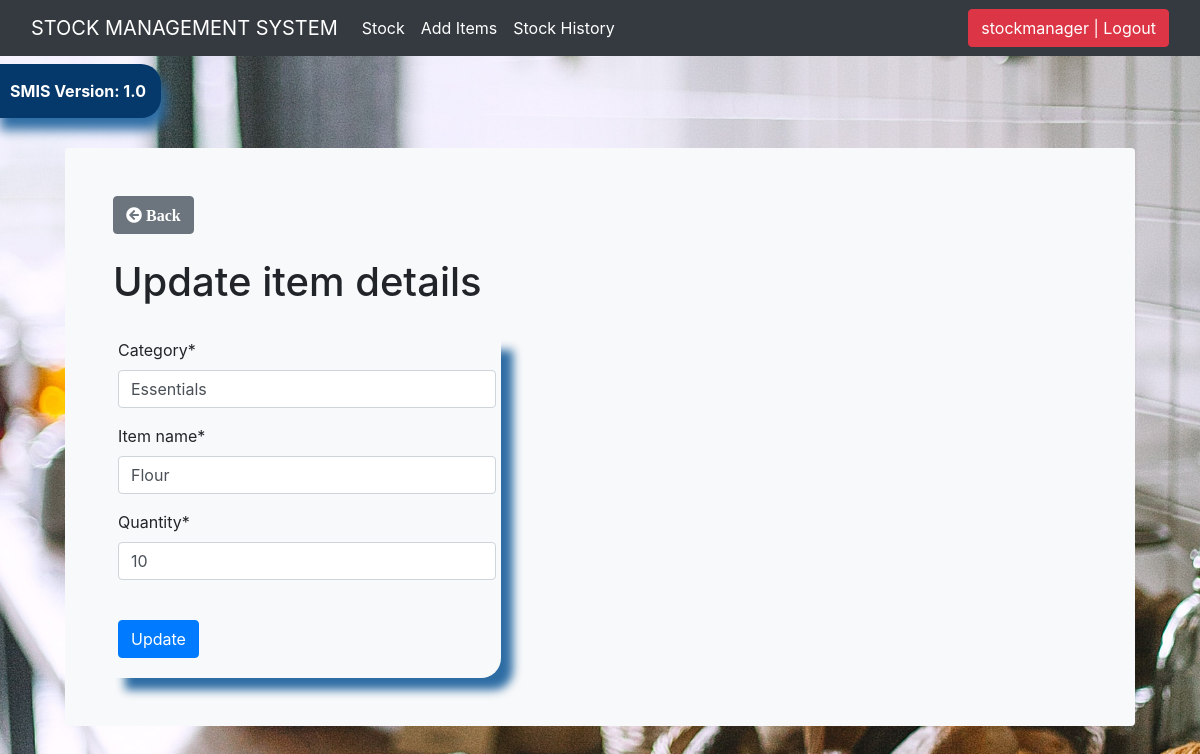
The page /update_items/1/ (signed in) on the database its author committed.
### stockmgmt/models.py (models this page shows, shortened)
class Stock(models.Model):
    category = models.ForeignKey(
        Category, max_length=50, null=True, on_delete=models.CASCADE)
    item_name = models.CharField(max_length=50, null=True)
    quantity = models.IntegerField(default='0', null=True)
    receive_quantity = models.IntegerField(
        default='0', blank=True, null=True)
    receive_by = models.CharField(max_length=50, blank=True, null=True)
    issue_quantity = models.IntegerField(
        default='0', blank=True, null=True)
    issue_by = models.CharField(max_length=50, blank=True, null=True)
    issue_to = models.CharField(max_length=50, blank=True, null=True)
    phone_number = models.CharField(max_length=50, blank=True, null=True)
    created_by = models.CharField(max_length=50, blank=True, null=True)
    reorder_level = models.IntegerField(default='0', blank=True, null=True)
    timestamp = models.DateTimeField(auto_now_add=True, null=True, blank=True)
    last_updated = models.DateTimeField(auto_now=True, null=True)
    export_to_CSV = models.BooleanField(default=False)

### stockmgmt/views.py (the view)
# urls.py: path('update_items/<str:pk>/', update_items, name="update_items"),
@login_required
def update_items(request, pk):
    title = 'Update item details'
    item = Stock.objects.get(id=pk)
    form = StockUpdateForm(instance=item)
    if request.method == 'POST':
        form = StockUpdateForm(request.POST or None, instance=item)
        if form.is_valid():
            form.save()
            return redirect('list_items')
    context = {
        'form': form,
        'title': title,
    }
    return render(request, 'update_item.html', context)

### stockmgmt/forms.py
class StockUpdateForm(forms.ModelForm):
    class Meta:
        model = Stock
        fields = ['category', 'item_name', 'quantity']

### stockmgmt/models.py (called while the page is built)
    def __str__(self):
        return self.name

### stockmgmt/templates/update_item.html (shortened to what this page needs)
{% extends 'base.html' %}
{% load static %}
{% load crispy_forms_tags %}
{% block content %}
<body>
    <main class="container">
        <div class="card-body">
            <div class="bg-light p-5 rounded">
                <div>
                    <a class="btn btn-secondary" href="{% url 'list_items' %}"><i class="fa fa-arrow-circle-left"
                            aria-hidden="true">
                            Back </i></a>
                </div>
                <br>
                <h1>{{ title }}</h1>
                <br>
                <div class="row">
                    <div class="col-sm-5">
                        <div class="display_table">
                            <form method='POST' action=''>
                                {{ form | crispy }}
                                <br>
                                <input class="btn btn-primary" type="submit" value='Update' />
                            </form>
                        </div>
                    </div>
                </div>
            </div>
        </div>
    </main>
</body>
{% endblock %}

### stockmgmt/templates/base.html (shortened to what this page needs)
{% load static %}
<!DOCTYPE html>
<html lang="en">
<head>
    <link rel="stylesheet" href="{% static 'css/style.css' %}">
    <link href="https://cdn.jsdelivr.net/npm/bootstrap@5.1.0/dist/css/bootstrap.min.css" rel="stylesheet"
>
    <link rel="stylesheet" href="https://stackpath.bootstrapcdn.com/bootstrap/4.4.1/css/bootstrap.min.css"
>
    <link rel="stylesheet" href="https://use.fontawesome.com/releases/v5.6.1/css/all.css"
>
    <link href="{% static 'js/jquery-ui-1.12.1.custom/jquery-ui.css' %}" rel="stylesheet">
    <link href="{% static 'js/jquery-ui-1.12.1.custom/jquery-ui.min.css' %}" rel="stylesheet">
    <link href="{% static 'js/jquery-ui-1.12.1.custom/jquery-ui.structure.css' %}" rel="stylesheet">
    <link href="{% static 'js/jquery-ui-1.12.1.custom/jquery-ui.structure.min.css' %}" rel="stylesheet">
    <link href="{% static 'js/jquery-ui-1.12.1.custom/jquery-ui.theme.css' %}" rel="stylesheet">
    <link href="{% static 'js/jquery-ui-1.12.1.custom/jquery-ui.theme.min.css' %}" rel="stylesheet">
    <link href="{% static 'js/nprogress/nprogress.css' %}" rel="stylesheet">
</head>
<nav class="navbar navbar-expand-lg navbar-dark bg-dark">
    <div class="container-fluid">
        <a class="navbar-brand" href="{% url 'home' %}">STOCK MANAGEMENT SYSTEM</a>
        <div class="collapse navbar-collapse" id="navbarSupportedContent">
            <ul class="navbar-nav me-auto mb-2 mb-lg-0">
                {% if request.user.is_authenticated %}
                <li class="nav-item">
                    <a class="nav-link active" href="{% url 'list_items' %}">Stock</a>
                </li>
                <li class="nav-item">
                    <a class="nav-link active" href="{% url 'add_items' %}" tabindex="-1">Add Items</a>
                </li>
                <li class="nav-item">
                    <a class="nav-link active" href="{% url 'list_history' %}">Stock History</a>
                </li>
            </ul>
            <li class=" nav-item d-flex"><a href="{% url 'logout' %}"><button class="btn btn-danger">{{ user }} |
                        Logout</button></a>
            </li>
            {% else %}
            <li class="nav-item d-flex"><a href="{% url 'loginPage' %}"><button class="btn btn-info">Login</button></a>
            </li>
            {% endif %}
        </div>
    </div>
</nav>
<br>
<br>
<a href="#">
    <div class="mt-4" id="version-display" data-toggle="modal" data-target="#myModal">SMIS Version: 1.0</div>
</a>
<br>
{% block content %}
{% endblock %}
</html>

### static/css/style.css (style rules this page uses)
body { background-image: url("../img/pexels-maria-orlova-4916562.jpg"); background-size: cover; background-repeat: no-repeat; background-position: 50% 50%; }
.display_table { border-bottom-right-radius: 20px; padding-left: 5px; padding-right: 5px; padding-bottom: 20px; box-shadow: 12px 12px 10px #2e6da4; }
#version-display { background-color: #05386B; color: white; box-shadow: 5px 12px 12px #2e6da4; text-align: center; display: inline; font-weight: bolder; padding: 15px; position: fixed; top: 40px; left: -5px; z-index: 3000; border-top-right-radius: 20px; border-bottom-right-radius: 20px; }

### rows shown on the page
Stock: category "Essentials", item_name "Flour", quantity "10"

### other values the page prints
{{ user }} "stockmanager"
{{ title }} "Update item details"
